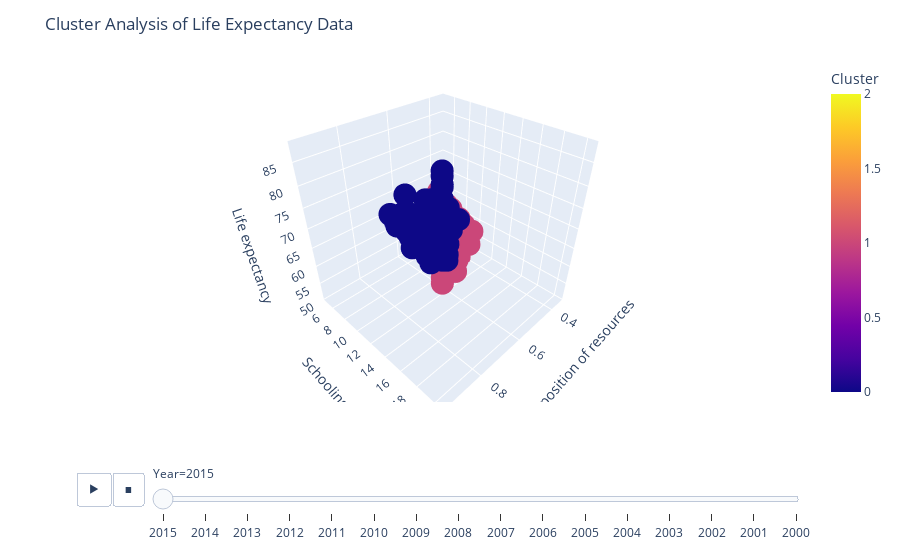

Source (notebook cell):
### Markdown cell above
#Cluster Analysis of Life Expectancy Data

### Code cell
from sklearn.preprocessing import StandardScaler
from sklearn.cluster import KMeans
df_cluster = df[['Country', 'Year', 'Life expectancy ', 'GDP', 'Population', 'Schooling','Income composition of resources']]


scaler = StandardScaler()
df_scaled = scaler.fit_transform(df_cluster.iloc[:, 2:])

kmeans = KMeans(n_clusters=2, random_state=42).fit(df_scaled)


df_cluster['Cluster'] = kmeans.labels_


fig = px.scatter_3d(df_cluster, x='Income composition of resources', y='Schooling', z='Life expectancy ', color='Cluster',
                    hover_name='Country', animation_frame='Year', range_color=[0, 2])
fig.update_layout(title_text='Cluster Analysis of Life Expectancy Data')
fig.show()

### Figure 1 — Plotly figure (JSON) as saved in the notebook; plotly's stock layout.template omitted (floating-point values rounded to 4 significant figures; data arrays with more than 128 entries replaced by an {"elided": "..."} marker saying what was removed)
{"data": [{"hovertemplate": "<b>%{hovertext}</b><br><br>Year=2015<br>Income composition of resources=%{x}<br>Schooling=%{y}<br>Life expectancy =%{z}<br>Cluster=%{marker.color}<extra></extra>", "hovertext": {"elided": "183 str values"}, "legendgroup": "", "marker": {"color": {"elided": "183 int values"}, "coloraxis": "coloraxis", "symbol": "circle"}, "mode": "markers", "name": "", "scene": "scene", "showlegend": false, "type": "scatter3d", "x": {"elided": "183 float values"}, "y": {"elided": "183 float values"}, "z": {"elided": "183 float values"}}], "layout": {"coloraxis": {"cmax": 2, "cmin": 0, "colorbar": {"title": {"text": "Cluster"}}, "colorscale": [[0, "#0d0887"], [0.1111, "#46039f"], [0.2222, "#7201a8"], [0.3333, "#9c179e"], [0.4444, "#bd3786"], [0.5556, "#d8576b"], [0.6667, "#ed7953"], [0.7778, "#fb9f3a"], [0.8889, "#fdca26"], [1, "#f0f921"]]}, "legend": {"tracegroupgap": 0}, "margin": {"t": 60}, "scene": {"domain": {"x": [0, 1], "y": [0, 1]}, "xaxis": {"title": {"text": "Income composition of resources"}}, "yaxis": {"title": {"text": "Schooling"}}, "zaxis": {"title": {"text": "Life expectancy "}}}, "sliders": [{"active": 0, "currentvalue": {"prefix": "Year="}, "len": 0.9, "pad": {"b": 10, "t": 60}, "steps": [{"args": [["2015"], {"frame": {"duration": 0, "redraw": true}, "fromcurrent": true, "mode": "immediate", "transition": {"duration": 0, "easing": "linear"}}], "label": "2015", "method": "animate"}, {"args": [["2014"], {"frame": {"duration": 0, "redraw": true}, "fromcurrent": true, "mode": "immediate", "transition": {"duration": 0, "easing": "linear"}}], "label": "2014", "method": "animate"}, {"args": [["2013"], {"frame": {"duration": 0, "redraw": true}, "fromcurrent": true, "mode": "immediate", "transition": {"duration": 0, "easing": "linear"}}], "label": "2013", "method": "animate"}, {"args": [["2012"], {"frame": {"duration": 0, "redraw": true}, "fromcurrent": true, "mode": "immediate", "transition": {"duration": 0, "easing": "linear"}}], "label": "2012", "method": "animate"}, {"args": [["2011"], {"frame": {"duration": 0, "redraw": true}, "fromcurrent": true, "mode": "immediate", "transition": {"duration": 0, "easing": "linear"}}], "label": "2011", "method": "animate"}, {"args": [["2010"], {"frame": {"duration": 0, "redraw": true}, "fromcurrent": true, "mode": "immediate", "transition": {"duration": 0, "easing": "linear"}}], "label": "2010", "method": "animate"}, {"args": [["2009"], {"frame": {"duration": 0, "redraw": true}, "fromcurrent": true, "mode": "immediate", "transition": {"duration": 0, "easing": "linear"}}], "label": "2009", "method": "animate"}, {"args": [["2008"], {"frame": {"duration": 0, "redraw": true}, "fromcurrent": true, "mode": "immediate", "transition": {"duration": 0, "easing": "linear"}}], "label": "2008", "method": "animate"}, {"args": [["2007"], {"frame": {"duration": 0, "redraw": true}, "fromcurrent": true, "mode": "immediate", "transition": {"duration": 0, "easing": "linear"}}], "label": "2007", "method": "animate"}, {"args": [["2006"], {"frame": {"duration": 0, "redraw": true}, "fromcurrent": true, "mode": "immediate", "transition": {"duration": 0, "easing": "linear"}}], "label": "2006", "method": "animate"}, {"args": [["2005"], {"frame": {"duration": 0, "redraw": true}, "fromcurrent": true, "mode": "immediate", "transition": {"duration": 0, "easing": "linear"}}], "label": "2005", "method": "animate"}, {"args": [["2004"], {"frame": {"duration": 0, "redraw": true}, "fromcurrent": true, "mode": "immediate", "transition": {"duration": 0, "easing": "linear"}}], "label": "2004", "method": "animate"}, {"args": [["2003"], {"frame": {"duration": 0, "redraw": true}, "fromcurrent": true, "mode": "immediate", "transition": {"duration": 0, "easing": "linear"}}], "label": "2003", "method": "animate"}, {"args": [["2002"], {"frame": {"duration": 0, "redraw": true}, "fromcurrent": true, "mode": "immediate", "transition": {"duration": 0, "easing": "linear"}}], "label": "2002", "method": "animate"}, {"args": [["2001"], {"frame": {"duration": 0, "redraw": true}, "fromcurrent": true, "mode": "immediate", "transition": {"duration": 0, "easing": "linear"}}], "label": "2001", "method": "animate"}, {"args": [["2000"], {"frame": {"duration": 0, "redraw": true}, "fromcurrent": true, "mode": "immediate", "transition": {"duration": 0, "easing": "linear"}}], "label": "2000", "method": "animate"}], "x": 0.1, "xanchor": "left", "y": 0, "yanchor": "top"}], "title": {"text": "Cluster Analysis of Life Expectancy Data"}, "updatemenus": [{"buttons": [{"args": [null, {"frame": {"duration": 500, "redraw": true}, "fromcurrent": true, "mode": "immediate", "transition": {"duration": 500, "easing": "linear"}}], "label": "&#9654;", "method": "animate"}, {"args": [[null], {"frame": {"duration": 0, "redraw": true}, "fromcurrent": true, "mode": "immediate", "transition": {"duration": 0, "easing": "linear"}}], "label": "&#9724;", "method": "animate"}], "direction": "left", "pad": {"r": 10, "t": 70}, "showactive": false, "type": "buttons", "x": 0.1, "xanchor": "right", "y": 0, "yanchor": "top"}]}}
